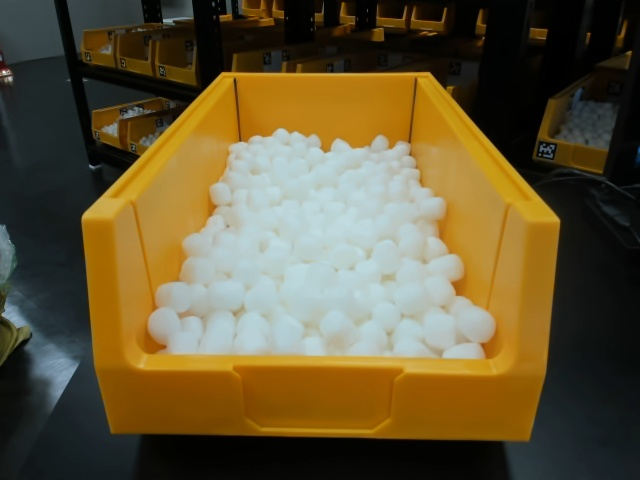
#> input picture openCV_lecture/0_high.jpg, 640 x 480 px
$ python project1_object_measurement.py
#> lines starting #> are read from the running program, lines starting #| are printed output that depends on the picture; after the words box and inside, x2 and y2 are one past the last pixel; in counts of white or black regions, pixels touching at a corner belong together
import cv2
import numpy as np

# Let's load a simple image with 3 black squares
image = cv2.imread('0_high.jpg')
#> image is the input picture: shape (480, 640, 3); mean B, G, R 54.4, 86.2, 99.1
cv2.waitKey(0)

# Grayscale
gray = cv2.cvtColor(image, cv2.COLOR_BGR2GRAY)
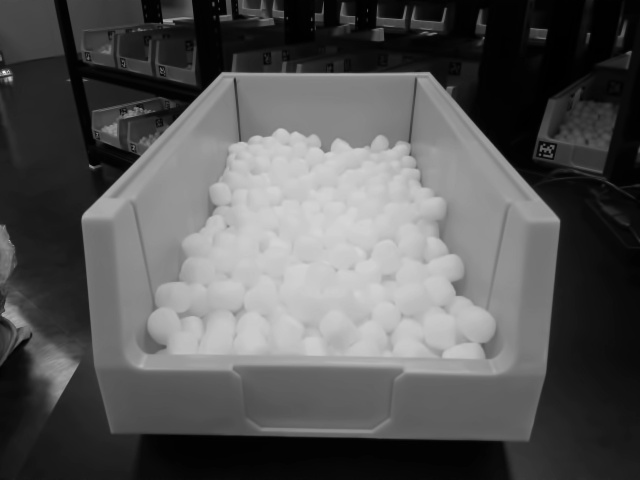
#> gray: shape (480, 640); min 0, max 250, mean 86.5

# Find Canny edges
edged = cv2.Canny(gray, 30, 200)
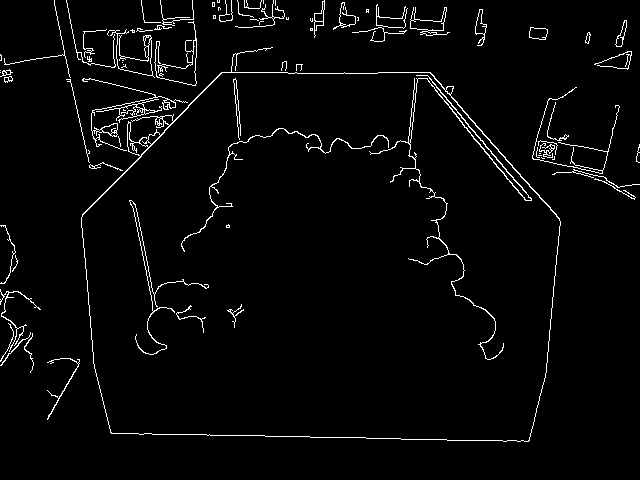
#> edged: shape (480, 640); 3% white in thin lines or dots
cv2.waitKey(0)

# Finding Contours
# Use a copy of the image e.g. edged.copy()
# since findContours alters the image
contours, hierarchy = cv2.findContours(edged,
    cv2.RETR_EXTERNAL, cv2.CHAIN_APPROX_NONE)
#> contours = 75 contours, 58 with area under 20; largest, box (x1, y1, x2, y2) and area: (81, 47, 561, 442) 150415, (410, 7, 450, 36) 374, (82, 78, 188, 151) 256, (529, 27, 548, 40) 178, (475, 9, 487, 46) 162

cv2.imshow('Canny Edges After Contouring', edged)
cv2.waitKey(0)

print("Number of Contours found = " + str(len(contours)))
#| Number of Contours found = 75

# Draw all contours
# -1 signifies drawing all contours
cv2.drawContours(image, contours, -1, (0, 255, 0), 3)
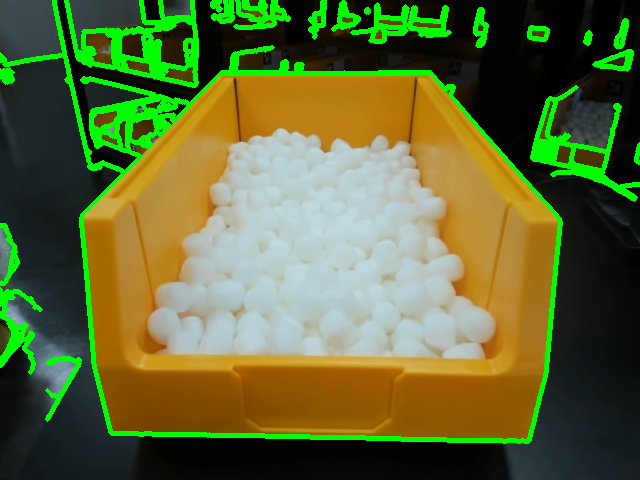
#> image: shape (480, 640, 3); 8.78% of pixels changed, all inside (x1, y1, x2, y2) = (0, 0, 640, 444)

cv2.imshow('Contours', image)
cv2.waitKey(0)
cv2.destroyAllWindows()
